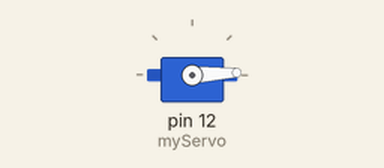
This sketch was run on a simulated Arduino Uno, built with avr-gcc and run on an emulated ATmega328P. Parts: servo.

Above: at 0.05 s.
At 1.3 s:
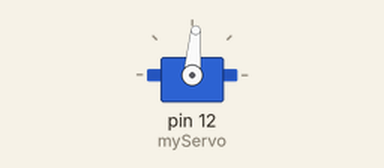
At 2.6 s:
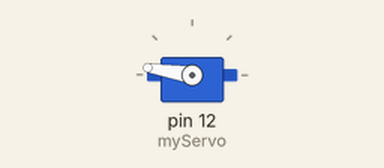
At 5.2 s:
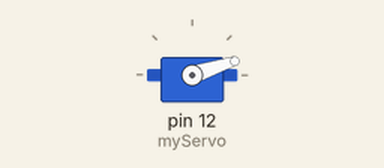
Timing chart, 0 to 7.1 s (numbered marks = the images above):
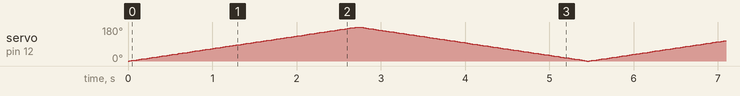

The sketch:

202211040_Bsh_servomoter.ino
```cpp
#include <Servo.h>
Servo myServo; // 서보모터를 제어하기 위한 서보 객체의 생성
// 대부분의 보드에서 서보 객체를 12개까지 생성할 수 있음
int angle = 90; // 서보 위치(각도)를 저장하기 위한 변수
void setup() {
myServo.attach(12); // 핀 12번에 연결된 서보를 서보 객체에 배속시킴
}
void loop() {
for (angle = 0; angle <= 180; angle += 1) { // 0도에서 180도로 1도씩 이동
myServo.write(angle); // pos가 가진 각도의 위치로 이동
delay(15); // 서보가 해당 위치에 도달할 때까지 15ms 대기
}
for (angle = 180; angle >= 0; angle -= 1) { // 180도에서 0도로 1도씩 이동
myServo.write(angle); // pos가 가진 각도의 위치로 이동
delay(15); // 서보가 해당 위치에 도달할 때까지 15ms 대기
}
}
```
